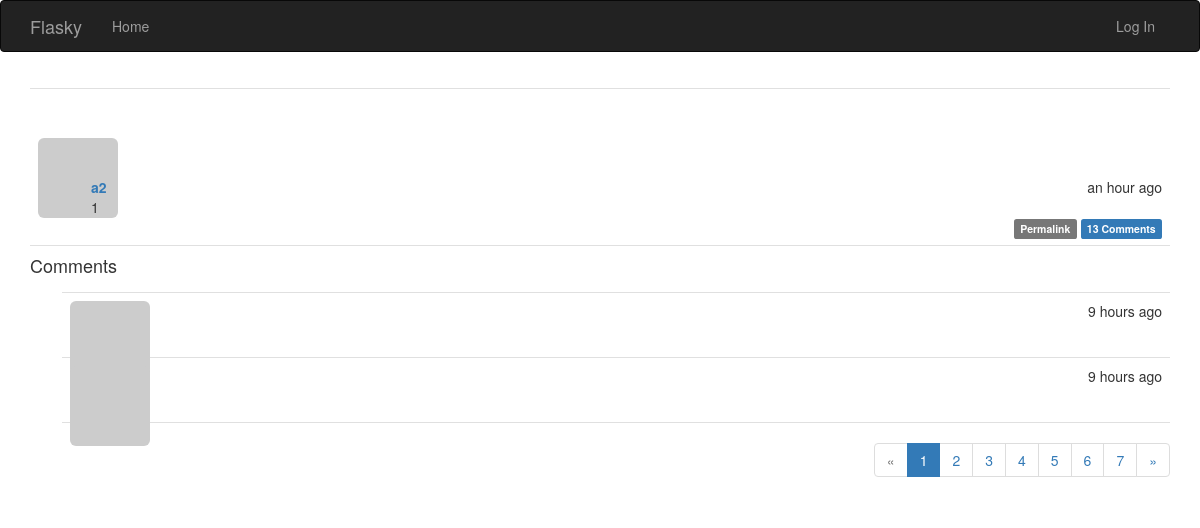
/post/1, run on the app's committed database.
### app/models.py (models this page shows, shortened)
class Post(db.Model):
    __tablename__ = 'posts'
    id = db.Column(db.Integer, primary_key=True)
    body = db.Column(db.Text)
    timestamp = db.Column(db.DateTime, index=True, default=datetime.utcnow)
    author_id = db.Column(db.Integer, db.ForeignKey('users.id'))
    body_html = db.Column(db.Text)
    comments = db.relationship('Comment', backref='post', lazy='dynamic')

class User(UserMixin, db.Model):
    __tablename__ = 'users'
    id = db.Column(db.Integer, primary_key=True)
    email = db.Column(db.String(64), unique=True, index=True)
    username = db.Column(db.String(64), unique=True, index=True)
    password_hash = db.Column(db.String(128))
    role_id = db.Column(db.Integer, db.ForeignKey('roles.id'))  # 一对多时，外键在多的一侧，多对一时，在一的一侧
    confirmed = db.Column(db.Boolean, default=False)
    location = db.Column(db.String(64))
    about_me = db.Column(db.Text())
    member_since = db.Column(db.DateTime(), default=datetime.utcnow)  # 注册日期
    last_seen = db.Column(db.DateTime(), default=datetime.utcnow)
    posts = db.relationship('Post', backref='author', lazy='dynamic')
    followed = db.relationship('Follow',
                               foreign_keys=[Follow.follower_id],
                               backref=db.backref('follower', lazy='joined'),
                               lazy='dynamic',
                               cascade='all, delete-orphan')
    followers = db.relationship('Follow',
                                foreign_keys=[Follow.followed_id],
                                backref=db.backref('followed', lazy='joined'),
                                lazy='dynamic',
                                cascade='all, delete-orphan')
    comments = db.relationship('Comment', backref='author', lazy='dynamic')
    def gravatar(self, size=100, default='identicon', rating='g'):
        if request.is_secure:
            url = 'https://secure.gravatar.com/avatar'
        else:
            url = 'http://www.gravatar.com/avatar'
        hash = hashlib.md5(self.email.encode('utf-8')).hexdigest()
        return '{url}/{hash}?s={size}&d={default}&r={rating}'.format(
            url=url, hash=hash, size=size, default=default, rating=rating)
    @property
    def password(self):
        raise AttributeError('password is not a readable attribute')

class Comment(db.Model):
    __tablename__ = 'comments'
    id = db.Column(db.Integer, primary_key=True)
    body = db.Column(db.Text)
    body_html = db.Column(db.Text)
    timestamp = db.Column(db.DateTime, index=True, default=datetime.utcnow)
    disabled = db.Column(db.Boolean)
    author_id = db.Column(db.Integer, db.ForeignKey('users.id'))
    post_id = db.Column(db.Integer, db.ForeignKey('posts.id'))

### app/main/views.py (the view, shortened to what this page needs)
@main.route('/post/<int:id>', methods=['GET', 'POST'])
def post(id):
    post = Post.query.get_or_404(id)
    form = CommentForm()
    page = request.args.get('page', 1, type=int)
    if page == -1:  # //表示整数除法
        page = (post.comments.count() - 1) // \
            2 + 1
        print page
    pagination = post.comments.order_by(Comment.timestamp.asc()).paginate(
        page, per_page=2,
        error_out=False)
    comments = pagination.items
    return render_template('post.html', posts=[post], form=form,
                           comments=comments, pagination=pagination)  # 共用_post.html模板，所以转换成数组

### app/auth/views.py (called while the page is built)
@auth.before_app_request
def before_request():
    if current_user.is_authenticated:
        current_user.ping()
        if current_user.is_authenticated \
                and not current_user.confirmed \
                and request.endpoint \
                and request.blueprint != 'auth'\
                and request.endpoint != 'static':  # ????????????
            return redirect(url_for('auth.unconfirmed'))

### app/main/__init__.py (called while the page is built)
@main.app_context_processor
def inject_permissions():
    return dict(Permission=Permission)

### app/models.py (called while the page is built)
    def can(self, permissions):
        return False

    def is_administrator(self):
        return False

### app/templates/post.html (shortened to what this page needs)
{% extends "base.html" %}
{% import "bootstrap/wtf.html" as wtf %}
{% import "_macros.html" as macros %}
{% block page_content %}
{% include '_posts.html' %}
<h4 id="comments">Comments</h4>
{% include '_comments.html' %}
{% if pagination %}
<div class="pagination">
    {{ macros.pagination_widget(pagination, '.post', fragment='#comments', id=posts[0].id) }}
</div>
{% endif %}
{% endblock %}

### app/templates/_posts.html (shortened to what this page needs)
<ul class="posts">
    {% for post in posts %}
        <li class="post">
            <div class="post-thumbnail">
                <a href="{{ url_for('.user', username=post.author.username) }}">
                    <img class="img-rounded profile-thumbnail" src="{{ post.author.gravatar(size=40) }}">
                </a>
            </div>
            <div class="post-content">
                <div class="post-date">{{ moment(post.timestamp).fromNow() }}</div>
                <div class="post-author"><a
                        href="{{ url_for('.user', username=post.author.username) }}">{{ post.author.username }}</a>
                </div>
                <div class="post-body">
                    {% if post.body_html %}
                        {{ post.body_html | safe }}
                    {% else %}
                        {{ post.body }}
                    {% endif %}
                </div>
                <div class="post-footer">
                    <a href="{{ url_for('.post', id=post.id) }}">
                        <span class="label label-default">Permalink</span>
                    </a>
                    <a href="{{ url_for('.post', id=post.id) }}#comments">
                        <span class="label label-primary">{{ post.comments.count() }} Comments</span>
                    </a>
                </div>
            </div>
        </li>
    {% endfor %}
</ul>

### app/templates/_comments.html (shortened to what this page needs)
<ul class="comments">
    {% for comment in comments %}
    <li class="comment">
        <div class="comment-thumbnail">
            <a href="{{ url_for('.user', username=comment.author.username) }}">
                <img class="img-rounded profile-thumbnail" src="{{ comment.author.gravatar(size=40) }}">
            </a>
        </div>
        <div class="comment-content">
            <div class="comment-date">{{ moment(comment.timestamp).fromNow() }}</div>
            <div class="comment-author"><a href="{{ url_for('.user', username=comment.author.username) }}">{{ comment.author.username }}</a></div>
            <div class="comment-body">
            </div>
        </div>
    </li>
    {% endfor %}
</ul>

### app/static/styles.css (style rules this page uses)
ul.posts { list-style-type: none; padding: 0px; margin:16px 0px 0px 0px; border-top:1px solid #e0e0e0; }
ul.posts li.post { padding: 8px; border-bottom: 1px solid #e0e0e0; }
div.post-date { float:right; }
div.post-author { position: relative; left: 5px; font-weight: bold; }
div.post-thumbnail { position: relative; top: 41px; }
div.post-body { position: relative; left: 5px; }
div.post-footer { text-align: right; }
div.post-content { margin-left:48px; min-align:right; }
ul.comments { list-style-type: none; padding: 0px; margin: 16px 0px 0px 0px; }
ul.comments li.comment { margin-left: 32px; padding: 8px; border-bottom: 1px solid #e0e0e0; }
ul.comments li.comment:nth-child(1) { border-top: 1px solid #e0e0e0; }
div.comment-date { float: right; }
div.comment-author { font-weight: bold; }
div.comment-thumbnail { position: absolute; }
div.comment-content { margin-left: 48px; min-height: 48px; }
div.pagination { width:100%; text-align: right; padding: 0px; margin: 0px; }

### data on the page
Post: timestamp "an hour ago", author.username "a2", body "1", comments.count "13"
Comment: timestamp "9 hours ago"
Comment: timestamp "9 hours ago"

### other printed values
{{ p }} "1"
{{ p }} "2" "3" "4" "5" "6" "7"
